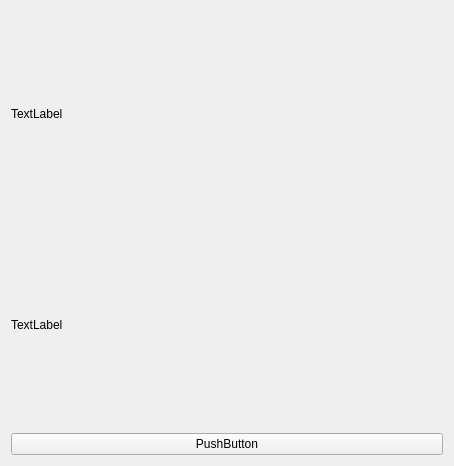
<?xml version="1.0" encoding="UTF-8"?>
<ui version="4.0">
 <class>MyWidget</class>
 <widget class="QWidget" name="MyWidget">
  <property name="geometry">
   <rect>
    <x>0</x>
    <y>0</y>
    <width>454</width>
    <height>466</height>
   </rect>
  </property>
  <property name="windowTitle">
   <string>MyWidget</string>
  </property>
  <layout class="QVBoxLayout" name="verticalLayout">
   <item>
    <widget class="MyLabel" name="label">
     <property name="text">
      <string>TextLabel</string>
     </property>
    </widget>
   </item>
   <item>
    <widget class="QLabel" name="label_2">
     <property name="text">
      <string>TextLabel</string>
     </property>
    </widget>
   </item>
   <item>
    <widget class="MyButton" name="pushButton">
     <property name="text">
      <string>PushButton</string>
     </property>
    </widget>
   </item>
  </layout>
 </widget>
 <layoutdefault spacing="6" margin="11"/>
 <customwidgets>
  <customwidget>
   <class>MyLabel</class>
   <extends>QLabel</extends>
   <header location="global">mylabel.h</header>
  </customwidget>
  <customwidget>
   <class>MyButton</class>
   <extends>QPushButton</extends>
   <header location="global">mybutton.h</header>
  </customwidget>
 </customwidgets>
 <resources/>
 <connections/>
</ui>
